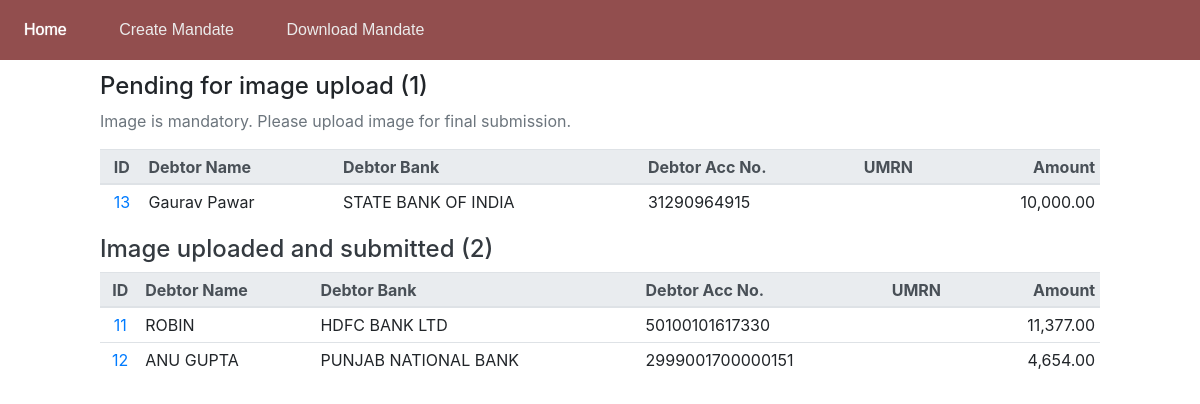
Page /mandates/ on the earlier database version.
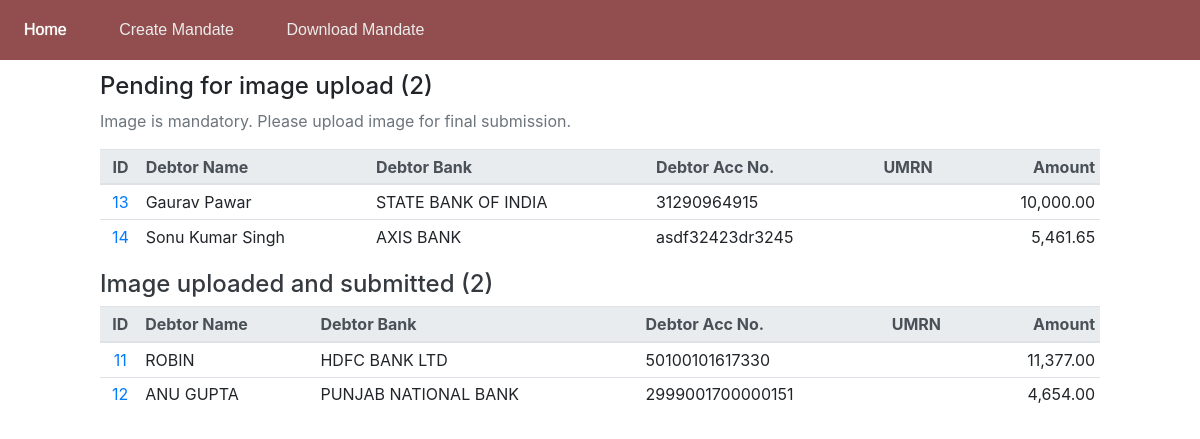
Same page on the later database version.
### mandate/models.py (models this page shows, shortened)
class Mandate(models.Model):
	debit_type_choices = [
		(None, ''),
		('F', 'Fixed Amount'),
		('M', 'Max Amount'),
	]
	frequency_choices = [
		(None, ''),
		('ADHO', 'As and when presented'),
		('INDA', 'Intra Day'),
		('DAIL', 'Daily'),
		('WEEK', 'Weekly'),
		('BIMN', 'Bi-Monthly'),
		('MNTH', 'Monthly '),
		('QURT', 'Quaterly'),
		('MIAN', 'Semi annually'),
		('YEAR', 'Yearly'),
		('BIMN', 'Bi-Monthly'),
	]
	acc_type_choices = [
		(None, ''),
		('SAVINGS', 'SAVINGS'),
		('CURRENT', 'CURRENT'),
		('CC', 'CC'),
		('Other', 'Other'),
	]
	umrn = models.CharField(max_length=50, verbose_name='UMRN')
	ref = models.CharField(max_length=100, null=True, verbose_name='Message Reference')
	currency = models.CharField(max_length=5, default='INR', verbose_name='Currency')
	debit_type = models.CharField(max_length=1, choices=debit_type_choices, verbose_name='Debit Type')
	amount = models.DecimalField(max_digits=10, decimal_places=2, verbose_name='Amount')
	category = models.CharField(max_length=4, default='L001', verbose_name='Category')
	frequency = models.CharField(max_length=4, choices=frequency_choices, verbose_name='Frequency')
	date = models.DateField(verbose_name='Date of Mandate')
	start_date = models.DateField(verbose_name='Start Date', help_text="The start date should be on or after the date of mandate.")
	end_date = models.DateField(verbose_name='End Date', help_text="The end date can not be beyond 40 years after start date ")
	debtor_name = models.CharField(max_length=300, verbose_name='Name of Debor Account Holder', help_text="The name as per the debit account.")
	debtor_bank = models.ForeignKey(DebtorBank, on_delete=models.PROTECT, verbose_name='Debtor Bank')
	debtor_acc_type = models.CharField(max_length=10, choices=acc_type_choices, verbose_name='Debtor Account Type')
	debtor_acc_no = models.CharField(max_length=100, verbose_name='Debtor Legal Account Number')
	debtor_acc_ifsc = models.CharField(max_length=11, verbose_name='Debtor Account IFSC')
	creditor_name = models.CharField(max_length=300, verbose_name='Creditor Name')
	creditor_bank = models.CharField(max_length=300, default="SARVA HARYANA GRAMIN BANK", verbose_name='Creditor Bank')
	creditor_utility_code = models.CharField(max_length=100, default="HGBX00002000017848", verbose_name='Creditor Utility Code')
	mandate_image = models.ImageField(upload_to="mandate/images/mandate/", null=True, verbose_name='Mandate Image')
	mandate_file = models.FileField(null=True, blank=True, verbose_name='Mandate File')
	credit_account = models.CharField(max_length=100, verbose_name='Credit Account', help_text="The loan/other account in SHGB in which the installment is to be credited.")
	is_deleted = models.BooleanField(default=False)
	image_uploaded = models.BooleanField(default=False)
	locked = models.BooleanField(default=False)
	confirmation = models.BooleanField(default=False)
	uploaded_npci = models.BooleanField(default=False)
	status_npci = models.BooleanField(default=False)
	response_npci = models.CharField(max_length=4, null=True)
	class Meta:
		constraints = [
			CheckConstraint(
    			check = Q(start_date__gte = F("date")),
    			name = "startDate_gte_date",
				violation_error_message = '"Start Date" can not be before the "Date of Mandate"',
			)
		]

class DebtorBank(models.Model):
	name = models.CharField(max_length=400)
	is_deleted = models.BooleanField(default=False)
	def __str__(self):
		return self.name

### mandate/views.py (the view)
# urls.py: path("", views.index, name="index"),
def index(request):
	mandates = Mandate.objects.exclude(mandate_image__isnull=True).exclude(mandate_image__exact = '')
	mandates_pending_image = Mandate.objects.filter(Q(mandate_image__isnull=True) | Q(mandate_image__exact = ''))
	context = {"mandates": mandates, "mandates_pending_image": mandates_pending_image}
	return render(request, "mandate/index.html", context)

### mandate/templates/mandate/index.html
{% extends "mandate/base.html" %}
{% load humanize %}
{% block content %}
<div style="width: 1000px;">
<h4>Pending for image upload ({{ mandates_pending_image.count }})</h4>
<p class="text-muted">Image is mandatory. Please upload image for final submission.</p>
<table class="table table-sm table-hover">
    <thead class="thead-light">
      <tr>
        <th scope="col" class="text-center">ID</th>
        <th scope="col">Debtor Name</th>
        <th scope="col">Debtor Bank</th>
        <th scope="col">Debtor Acc No.</th>
        <th scope="col">UMRN</th>
        <th scope="col" class="text-right">Amount</th>
      </tr>
    </thead>
    <tbody>
        {% for m in mandates_pending_image %}
        <tr>
            <td scope="row" class="text-center"><a href="/mandates/mandate/{{m.id}}/">{{m.id}}</a></td>
            <td>{{m.debtor_name}}</td>
            <td>{{m.debtor_bank}}</td>
            <td>{{m.debtor_acc_no}}</td>
            <td>{{m.umrn}}</td>
            <td class="text-right">{{m.amount|intcomma}}</td>
        </tr>
        {% endfor %}
    </tbody>
  </table>
<h4><a href="1/" class="text-dark">Image uploaded and submitted ({{ mandates.count }})</a></h4>
<table class="table table-sm table-hover">
    <thead class="thead-light">
      <tr>
        <th scope="col" class="text-center">ID</th>
        <th scope="col">Debtor Name</th>
        <th scope="col">Debtor Bank</th>
        <th scope="col">Debtor Acc No.</th>
        <th scope="col">UMRN</th>
        <th scope="col" class="text-right">Amount</th>
      </tr>
    </thead>
    <tbody>
        {% for m in mandates %}
        <tr>
            <td scope="row" class="text-center"><a href="/mandates/mandate/{{m.id}}/">{{m.id}}</a></td>
            <td>{{m.debtor_name}}</td>
            <td>{{m.debtor_bank}}</td>
            <td>{{m.debtor_acc_no}}</td>
            <td>{{m.umrn}}</td>
            <td class="text-right">{{m.amount|intcomma}}</td>
        </tr>
        {% endfor %}
    </tbody>
  </table>
</div>
{% endblock %}

Differences in the rows shown:
added Mandate: id "14", debtor_name "Sonu Kumar Singh", debtor_bank "AXIS BANK", debtor_acc_no "asdf32423dr3245", amount "5,461.65", shown under "Pending for image upload (2)"
Other differences:
{{ mandates_pending_image.count }}: "1" → "2"
